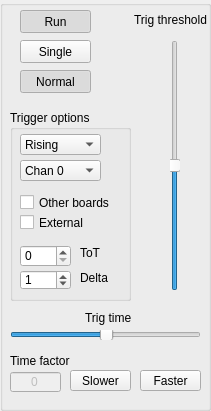
      <widget class="QGroupBox" name="groupBox_2">
       <property name="geometry">
        <rect>
         <x>190</x>
         <y>0</y>
         <width>211</width>
         <height>411</height>
        </rect>
       </property>
       <property name="font">
        <font>
         <family>Arial</family>
        </font>
       </property>
       <widget class="QSlider" name="threshold">
        <property name="geometry">
         <rect>
          <x>170</x>
          <y>40</y>
          <width>10</width>
          <height>251</height>
         </rect>
        </property>
        <property name="minimumSize">
         <size>
          <width>10</width>
          <height>0</height>
         </size>
        </property>
        <property name="maximumSize">
         <size>
          <width>10</width>
          <height>16777215</height>
         </size>
        </property>
        <property name="font">
         <font>
          <family>Arial</family>
         </font>
        </property>
        <property name="maximum">
         <number>255</number>
        </property>
        <property name="value">
         <number>128</number>
        </property>
        <property name="orientation">
         <enum>Qt::Vertical</enum>
        </property>
       </widget>
       <widget class="QSlider" name="thresholdPos">
        <property name="geometry">
         <rect>
          <x>10</x>
          <y>330</y>
          <width>191</width>
          <height>10</height>
         </rect>
        </property>
        <property name="minimumSize">
         <size>
          <width>0</width>
          <height>10</height>
         </size>
        </property>
        <property name="maximumSize">
         <size>
          <width>16777215</width>
          <height>10</height>
         </size>
        </property>
        <property name="font">
         <font>
          <family>Arial</family>
         </font>
        </property>
        <property name="minimum">
         <number>0</number>
        </property>
        <property name="maximum">
         <number>9900</number>
        </property>
        <property name="pageStep">
         <number>1</number>
        </property>
        <property name="value">
         <number>5000</number>
        </property>
        <property name="orientation">
         <enum>Qt::Horizontal</enum>
        </property>
       </widget>
       <widget class="QLabel" name="label_2">
        <property name="geometry">
         <rect>
          <x>10</x>
          <y>353</y>
          <width>71</width>
          <height>16</height>
         </rect>
        </property>
        <property name="font">
         <font>
          <family>Arial</family>
         </font>
        </property>
        <property name="text">
         <string>Time factor</string>
        </property>
       </widget>
       <widget class="QLabel" name="label_3">
        <property name="geometry">
         <rect>
          <x>85</x>
          <y>310</y>
          <width>51</width>
          <height>16</height>
         </rect>
        </property>
        <property name="font">
         <font>
          <family>Arial</family>
         </font>
        </property>
        <property name="text">
         <string>Trig time</string>
        </property>
       </widget>
       <widget class="QLabel" name="label_4">
        <property name="geometry">
         <rect>
          <x>130</x>
          <y>10</y>
          <width>81</width>
          <height>20</height>
         </rect>
        </property>
        <property name="font">
         <font>
          <family>Arial</family>
         </font>
        </property>
        <property name="text">
         <string>Trig threshold</string>
        </property>
        <property name="alignment">
         <set>Qt::AlignCenter</set>
        </property>
       </widget>
       <widget class="QPushButton" name="rollingButton">
        <property name="geometry">
         <rect>
          <x>20</x>
          <y>70</y>
          <width>71</width>
          <height>23</height>
         </rect>
        </property>
        <property name="font">
         <font>
          <family>Arial</family>
         </font>
        </property>
        <property name="text">
         <string>Normal</string>
        </property>
        <property name="checkable">
         <bool>true</bool>
        </property>
        <property name="checked">
         <bool>true</bool>
        </property>
       </widget>
       <widget class="QPushButton" name="runButton">
        <property name="geometry">
         <rect>
          <x>20</x>
          <y>10</y>
          <width>71</width>
          <height>23</height>
         </rect>
        </property>
        <property name="font">
         <font>
          <family>Arial</family>
         </font>
        </property>
        <property name="text">
         <string>Run</string>
        </property>
        <property name="checkable">
         <bool>true</bool>
        </property>
        <property name="checked">
         <bool>true</bool>
        </property>
       </widget>
       <widget class="QPushButton" name="singleButton">
        <property name="geometry">
         <rect>
          <x>20</x>
          <y>40</y>
          <width>71</width>
          <height>23</height>
         </rect>
        </property>
        <property name="font">
         <font>
          <family>Arial</family>
         </font>
        </property>
        <property name="text">
         <string>Single</string>
        </property>
        <property name="checkable">
         <bool>true</bool>
        </property>
       </widget>
       <widget class="QPushButton" name="timeslowButton">
        <property name="geometry">
         <rect>
          <x>70</x>
          <y>370</y>
          <width>61</width>
          <height>21</height>
         </rect>
        </property>
        <property name="font">
         <font>
          <family>Arial</family>
         </font>
        </property>
        <property name="text">
         <string>Slower</string>
        </property>
       </widget>
       <widget class="QPushButton" name="timefastButton">
        <property name="geometry">
         <rect>
          <x>140</x>
          <y>370</y>
          <width>61</width>
          <height>21</height>
         </rect>
        </property>
        <property name="font">
         <font>
          <family>Arial</family>
         </font>
        </property>
        <property name="text">
         <string>Faster</string>
        </property>
       </widget>
       <widget class="QGroupBox" name="channelgroupBox_3">
        <property name="geometry">
         <rect>
          <x>10</x>
          <y>110</y>
          <width>121</width>
          <height>191</height>
         </rect>
        </property>
        <property name="font">
         <font>
          <family>Arial</family>
         </font>
        </property>
        <property name="title">
         <string>Trigger options</string>
        </property>
        <widget class="QCheckBox" name="exttrigCheck">
         <property name="geometry">
          <rect>
           <x>10</x>
           <y>84</y>
           <width>91</width>
           <height>17</height>
          </rect>
         </property>
         <property name="font">
          <font>
           <family>Arial</family>
          </font>
         </property>
         <property name="text">
          <string>Other boards</string>
         </property>
        </widget>
        <widget class="QSpinBox" name="totBox">
         <property name="geometry">
          <rect>
           <x>10</x>
           <y>135</y>
           <width>51</width>
           <height>22</height>
          </rect>
         </property>
         <property name="font">
          <font>
           <family>Arial</family>
          </font>
         </property>
         <property name="toolTip">
          <string>Time over threshold required to trigger (samples)</string>
         </property>
         <property name="minimum">
          <number>0</number>
         </property>
         <property name="maximum">
          <number>255</number>
         </property>
         <property name="value">
          <number>0</number>
         </property>
        </widget>
        <widget class="QLabel" name="label_6">
         <property name="geometry">
          <rect>
           <x>70</x>
           <y>135</y>
           <width>31</width>
           <height>16</height>
          </rect>
         </property>
         <property name="font">
          <font>
           <family>Arial</family>
          </font>
         </property>
         <property name="text">
          <string>ToT</string>
         </property>
        </widget>
        <widget class="QSpinBox" name="thresholdDelta">
         <property name="geometry">
          <rect>
           <x>10</x>
           <y>160</y>
           <width>51</width>
           <height>20</height>
          </rect>
         </property>
         <property name="font">
          <font>
           <family>Arial</family>
          </font>
         </property>
         <property name="toolTip">
          <string>Amount needed over threshold to trigger (ADC values)</string>
         </property>
         <property name="minimum">
          <number>0</number>
         </property>
         <property name="maximum">
          <number>100</number>
         </property>
         <property name="value">
          <number>1</number>
         </property>
        </widget>
        <widget class="QLabel" name="label_15">
         <property name="geometry">
          <rect>
           <x>70</x>
           <y>160</y>
           <width>31</width>
           <height>16</height>
          </rect>
         </property>
         <property name="font">
          <font>
           <family>Arial</family>
          </font>
         </property>
         <property name="text">
          <string>Delta</string>
         </property>
        </widget>
        <widget class="QCheckBox" name="extsmatrigCheck">
         <property name="geometry">
          <rect>
           <x>10</x>
           <y>104</y>
           <width>91</width>
           <height>17</height>
          </rect>
         </property>
         <property name="font">
          <font>
           <family>Arial</family>
          </font>
         </property>
         <property name="text">
          <string>External</string>
         </property>
        </widget>
        <widget class="QComboBox" name="risingfalling_comboBox">
         <property name="geometry">
          <rect>
           <x>10</x>
           <y>24</y>
           <width>81</width>
           <height>21</height>
          </rect>
         </property>
         <property name="currentText">
          <string>Rising</string>
         </property>
         <property name="currentIndex">
          <number>0</number>
         </property>
         <property name="maxVisibleItems">
          <number>2</number>
         </property>
         <item>
          <property name="text">
           <string>Rising</string>
          </property>
         </item>
         <item>
          <property name="text">
           <string>Falling</string>
          </property>
         </item>
        </widget>
        <widget class="QComboBox" name="trigchan_comboBox">
         <property name="geometry">
          <rect>
           <x>10</x>
           <y>50</y>
           <width>81</width>
           <height>21</height>
          </rect>
         </property>
         <property name="currentText">
          <string>Chan 0</string>
         </property>
         <property name="currentIndex">
          <number>0</number>
         </property>
         <property name="maxVisibleItems">
          <number>2</number>
         </property>
         <item>
          <property name="text">
           <string>Chan 0</string>
          </property>
         </item>
         <item>
          <property name="text">
           <string>Chan 1</string>
          </property>
         </item>
        </widget>
       </widget>
       <widget class="QLineEdit" name="timebaseBox">
        <property name="enabled">
         <bool>false</bool>
        </property>
        <property name="geometry">
         <rect>
          <x>10</x>
          <y>372</y>
          <width>51</width>
          <height>20</height>
         </rect>
        </property>
        <property name="font">
         <font>
          <family>Arial</family>
         </font>
        </property>
        <property name="text">
         <string>0</string>
        </property>
        <property name="alignment">
         <set>Qt::AlignCenter</set>
        </property>
       </widget>
      </widget>
